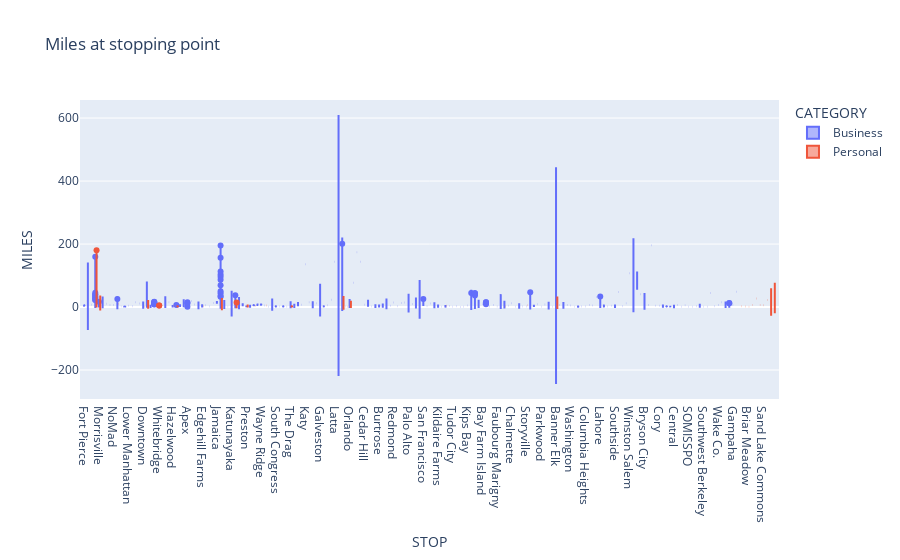

The notebook cell this image was saved under:
### Code cell
px.violin(df,x='STOP',y='MILES',color='CATEGORY',title='Miles at stopping point')

### Figure 1 — Plotly figure (JSON) as saved in the notebook; plotly's stock layout.template omitted (floating-point values rounded to 4 significant figures; data arrays with more than 128 entries replaced by an {"elided": "..."} marker saying what was removed)
{"data": [{"alignmentgroup": "True", "box": {"visible": false}, "hovertemplate": "CATEGORY=Business<br>STOP=%{x}<br>MILES=%{y}<extra></extra>", "legendgroup": "Business", "marker": {"color": "#636efa"}, "name": "Business", "offsetgroup": "Business", "orientation": "v", "scalegroup": "True", "showlegend": true, "type": "violin", "x": {"elided": "1078 str values"}, "x0": " ", "xaxis": "x", "y": {"elided": "1078 float values"}, "y0": " ", "yaxis": "y"}, {"alignmentgroup": "True", "box": {"visible": false}, "hovertemplate": "CATEGORY=Personal<br>STOP=%{x}<br>MILES=%{y}<extra></extra>", "legendgroup": "Personal", "marker": {"color": "#EF553B"}, "name": "Personal", "offsetgroup": "Personal", "orientation": "v", "scalegroup": "True", "showlegend": true, "type": "violin", "x": ["Northwoods", "Tanglewood", "Preston", "Whitebridge", "Jackson Heights", "East Elmhurst", "Islamabad", "Islamabad", "Unknown Location", "Unknown Location", "Islamabad", "Islamabad", "Islamabad", "Unknown Location", "Whitebridge", "Westpark Place", "Hazelwood", "Whitebridge", "Westpark Place", "Westpark Place", "Weston", "Cary", "Whitebridge", "The Drag", "The Drag", "Houston", "Houston", "Midtown", "Briar Meadow", "Downtown", "Cary", "Whitebridge", "Preston", "Whitebridge", "Westpark Place", "Isles of Buena Vista", "Orlando", "Lake Reams", "Orlando", "Kissimmee", "Orlando", "Vista East", "Kissimmee", "Orlando", "Sky Lake", "Sand Lake Commons", "Kissimmee", "Kissimmee", "Kissimmee", "Kissimmee", "Storyville", "Kenner", "Cary", "Morrisville", "Morrisville", "Cary", "Morrisville", "Banner Elk", "Banner Elk", "Elk Park", "Banner Elk", "Banner Elk", "Newland", "Newland", "Boone", "Banner Elk", "Banner Elk", "Boone", "Cary", "Morrisville", "Cary", "Preston", "Whitebridge", "Whitebridge", "Edgehill Farms", "Preston", "Whitebridge"], "x0": " ", "xaxis": "x", "y": [5.3, 3, 5.1, 1.5, 2.7, 1.8, 1.5, 1, 13.6, 2.5, 14.4, 3, 1.5, 16.5, 1.7, 1.9, 4.2, 2, 2.1, 2.2, 4.2, 3.5, 1.6, 1.9, 1.7, 4.9, 12.6, 10.4, 1.2, 1, 8.1, 1.4, 1.7, 1.6, 2, 6.7, 8.8, 1.2, 6.9, 7.3, 3.6, 27.2, 25.7, 13.6, 6.2, 6, 13.8, 0.7, 5.5, 5.1, 5.5, 1.4, 8.7, 23.5, 2.2, 4.4, 3.3, 8.3, 3.2, 22.4, 12.2, 4.5, 28.1, 3.8, 41.9, 23.8, 13, 15.1, 180.2, 4.1, 6.1, 3.3, 4.7, 4.8, 2.8, 1.4, 1.4], "y0": " ", "yaxis": "y"}], "layout": {"legend": {"title": {"text": "CATEGORY"}, "tracegroupgap": 0}, "title": {"text": "Miles at stopping point"}, "violinmode": "group", "xaxis": {"anchor": "y", "domain": [0, 1], "title": {"text": "STOP"}}, "yaxis": {"anchor": "x", "domain": [0, 1], "title": {"text": "MILES"}}}}
